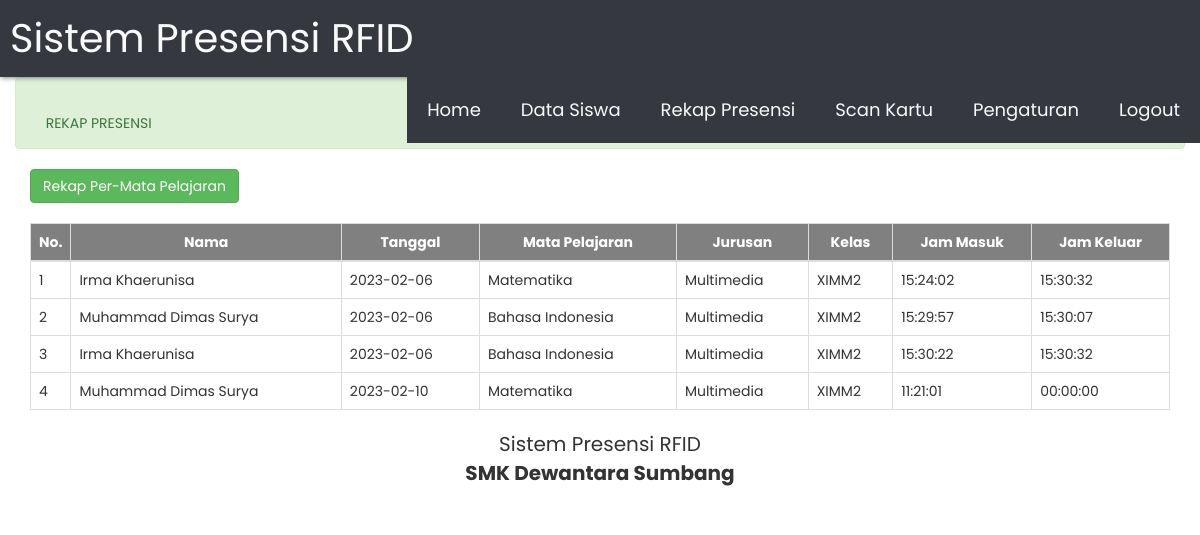
The page /absensi.php (signed in) on the database its author committed.
### tables this page shows
CREATE TABLE `absensi` (
  `id` int(11) NOT NULL,
  `kode_rekap` varchar(255) NOT NULL,
  `nokartu` varchar(20) NOT NULL,
  `tanggal` date NOT NULL,
  `mapel` varchar(255) NOT NULL,
  `jurusan` varchar(255) NOT NULL,
  `kelas` varchar(255) NOT NULL,
  `guru` varchar(255) NOT NULL,
  `jam_masuk` time NOT NULL,
  `jam_keluar` time NOT NULL
);

CREATE TABLE `siswa` (
  `id` int(11) NOT NULL,
  `nokartu` varchar(255) NOT NULL,
  `nis` varchar(50) NOT NULL,
  `nama` varchar(255) NOT NULL,
  `alamat` varchar(255) NOT NULL,
  `jurusan` varchar(255) NOT NULL,
  `kelas` varchar(255) NOT NULL
);

### absensi.php (the view, shortened to what this page needs)
<!DOCTYPE html>
<html>
<head>
	<?php include "header.php"; ?>
</head>
<body>
	<?php include "menu.php"; ?>
	<div class="container-fluid">
	<div class="alert alert-success" role="alert" style="padding-top: 35px">
        <i class="fas fa-book"></i> REKAP PRESENSI
    </div>
	<div class="container-fluid">
		<a href="pilihrekap.php" class="btn btn-success ">Rekap Per-Mata Pelajaran</a>
		<br>
		<br>
		<table class="table table-bordered">
			<thead>
				<tr style="background-color: grey; color:white">
					<th style="width: 10px; text-align: center">No.</th>
					<th style="text-align: center">Nama</th>
					<th style="text-align: center">Tanggal</th>
					<th style="text-align: center">Mata Pelajaran</th>
					<th style="text-align: center">Jurusan</th>
					<th style="text-align: center">Kelas</th>
					<th style="text-align: center">Jam Masuk</th>
					<th style="text-align: center">Jam Keluar</th>
				</tr>
			</thead>
			<tbody>
				<?php
					include "koneksi.php";
					$sql = mysqli_query($konek, "select b.nama, a.tanggal, a.mapel, a.jurusan, a.kelas, a.jam_masuk, a.jam_keluar from absensi a, siswa b where a.nokartu=b.nokartu");
					$no = 0;
					while($data = mysqli_fetch_array($sql))
					{
						$no++;
				?>
				<tr>
					<td> <?php echo $no; ?> </td>
					<td> <?php echo $data['nama']; ?> </td>
					<td> <?php echo $data['tanggal']; ?> </td>
					<td> <?php echo $data['mapel']; ?> </td>
					<td> <?php echo $data['jurusan']; ?> </td>
					<td> <?php echo $data['kelas']; ?> </td>
					<td> <?php echo $data['jam_masuk']; ?> </td>
					<td> <?php echo $data['jam_keluar']; ?> </td>
				</tr>
				<?php } ?>
			</tbody>
		</table>
	</div>
	<?php include "footer.php"; ?>
	</div>
</body>
</html>

### header.php (shortened to what this page needs)
<link rel="stylesheet" type="text/css" href="css/bootstrap.min.css">
<link rel="stylesheet" type="text/css" href="css/style.css">
<link href="css/all.min.css" rel="stylesheet" type="text/css">

### menu.php (shortened to what this page needs)
<header class="header">
	<a href="#" class="logo">Sistem Presensi RFID</a>
	<nav class="nav">
		<ul class="menu">
			<li><a href="index.php">Home</a></li>
			<li><a href="datasiswa.php">Data Siswa</a></li>
			<li><a href="absensi.php">Rekap Presensi</a></li>
			<li><a href="scan.php">Scan Kartu</a></li>
			<li><a href="setting.php">Pengaturan</a></li>
			<li><a href="logout.php">Logout</a></li>
		</ul>
	</nav>
</header>

### footer.php
<div class="footer mb-5" style="text-align: center; font-size: 20px; ">
	Sistem Presensi RFID<br>
	<strong>SMK Dewantara Sumbang</strong>
</div>
<br>

### css/style.css (style rules this page uses)
:root { --white: #f9f9f9; --black: #36383f; --gray: #85888c; }
* { margin: 0; padding:0; box-sizing: border-box; }
body { font-family: 'Poppins', sans-serif; }
ul { list-style: none; }
.header { background-color: var(--black); box-shadow: 1px 1px 5px 0px var(--gray); position: sticky; top: 0; width: 100%; }
.logo { display: inline-block; color: var(--white); font-size: 40px; background-color: var(--black); margin-left: 10px; padding-top: 10px; padding-bottom: 10px; }
.nav { width: 100%; height: 100%; position: fixed; background-color: var(--black); overflow: hidden; }
.menu li a { font-size: 18px; }
.menu a { display: block; padding: 20px; color: var(--white); }
.nav { max-height: 0; transition: max-height .5s ease-out; }
@media (min-width: 768px) { .nav { max-height: none; top: 0; position: relative; float: right; width: fit-content; } }
@media (min-width: 768px) { .menu li { float: left; } }

### rows shown on the page
absensi: siswa.nama "Irma Khaerunisa", tanggal "2023-02-06", mapel "Matematika", jurusan "Multimedia", kelas "XIMM2", jam_masuk "15:24:02", jam_keluar "15:30:32"
absensi: siswa.nama "Muhammad Dimas Surya", tanggal "2023-02-06", mapel "Bahasa Indonesia", jurusan "Multimedia", kelas "XIMM2", jam_masuk "15:29:57", jam_keluar "15:30:07"
absensi: siswa.nama "Irma Khaerunisa", tanggal "2023-02-06", mapel "Bahasa Indonesia", jurusan "Multimedia", kelas "XIMM2", jam_masuk "15:30:22", jam_keluar "15:30:32"
absensi: siswa.nama "Muhammad Dimas Surya", tanggal "2023-02-10", mapel "Matematika", jurusan "Multimedia", kelas "XIMM2", jam_masuk "11:21:01", jam_keluar "00:00:00"
